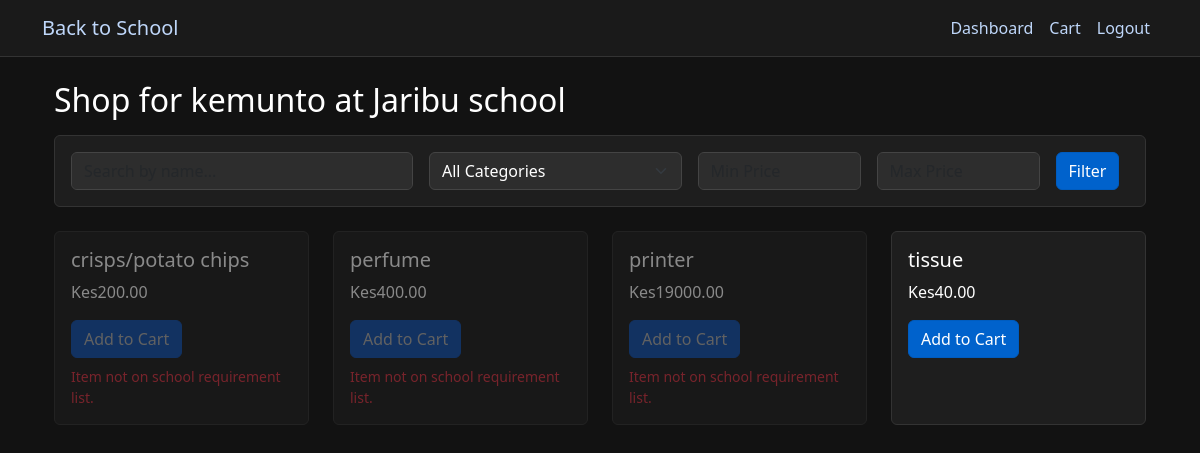
The app's page /shop (signed in) with its own data.
### app.py (models this page shows, shortened)
class User(db.Model):
    id = db.Column(db.Integer, primary_key=True)
    username = db.Column(db.String(80), unique=True, nullable=False)
    email = db.Column(db.String(120), unique=True, nullable=False)
    password_hash = db.Column(db.String(128))
    role = db.Column(db.String(20))  # app_admin, parent, student, school_admin, retailer, donor
    is_approved = db.Column(db.Boolean, default=False)
    created_at = db.Column(db.DateTime, default=datetime.utcnow)
    school_id = db.Column(db.Integer, db.ForeignKey('school.id'))
    school = db.relationship('School', backref='users')
    children = db.relationship(
        'User',
        secondary=parent_student_association,
        primaryjoin=(parent_student_association.c.parent_id == id),
        secondaryjoin=(parent_student_association.c.student_id == id),
        backref=db.backref('parents'),
        lazy='dynamic'
    )

class School(db.Model):
    id = db.Column(db.Integer, primary_key=True)
    name = db.Column(db.String(100), nullable=False)
    address = db.Column(db.String(200))
    is_approved = db.Column(db.Boolean, default=False)
    requirements = db.relationship('SchoolRequirement', backref='school', lazy=True)

class Product(db.Model):
    id = db.Column(db.Integer, primary_key=True)
    retailer_id = db.Column(db.Integer, db.ForeignKey('retailer.id'), nullable=False)
    name = db.Column(db.String(100), nullable=False)
    description = db.Column(db.Text)
    price = db.Column(db.Float, nullable=False)
    original_price = db.Column(db.Float)  # For showing discounts
    quantity = db.Column(db.Integer, default=0)
    category_id = db.Column(db.Integer, db.ForeignKey('product_category.id'), nullable=False)
    category = db.relationship('ProductCategory', backref='products')
    is_featured = db.Column(db.Boolean, default=False)
    created_at = db.Column(db.DateTime, default=datetime.utcnow)
    updated_at = db.Column(db.DateTime, default=datetime.utcnow, onupdate=datetime.utcnow)
    retailer = db.relationship('Retailer', backref='products')

### app.py (the view)
@app.route('/shop')
@login_required
@role_required(['parent', 'student'])
def shop():
    user = db.session.get(User, session['user_id'])
    student = None
    school_id = None
    if user.role == 'parent':
        student_id = session.get('shopping_for_student_id')
        if not student_id:
            flash('Please select which student you are shopping for.', 'info')
            return redirect(url_for('select_student'))
        student = next((child for child in user.children if child.id == int(student_id)), None)
        if not student:
            flash('Selected student not found or not linked to your account.', 'error')
            session.pop('shopping_for_student_id', None)
            session.pop('shopping_for_student_username', None)
            return redirect(url_for('select_student'))
        school_id = student.school_id
    else: # The user is a student
        student = user
        school_id = user.school_id
    if not school_id:
        flash('Could not determine a school. Please ensure the student is enrolled.', 'error')
        return redirect(url_for('dashboard'))
    search_query = request.args.get('search_query', '')
    category_id = request.args.get('category_id', type=int)
    min_price = request.args.get('min_price', type=float)
    max_price = request.args.get('max_price', type=float)
    products_query = Product.query.join(Retailer).filter(
        Retailer.approved_schools.any(id=school_id),
        Product.quantity > 0
    )
    if search_query:
        products_query = products_query.filter(Product.name.ilike(f'%{search_query}%'))
    if category_id:
        products_query = products_query.filter(Product.category_id == category_id)
    if min_price is not None:
        products_query = products_query.filter(Product.price >= min_price)
    if max_price is not None:
        products_query = products_query.filter(Product.price <= max_price)
    products = products_query.order_by(Product.name.asc()).all()
    requirements = SchoolRequirement.query.filter_by(school_id=school_id).all()
    allowed_item_names = {r.item_name.lower() for r in requirements if r.is_allowed}
    is_req_list_enforced = bool(requirements)
    for product in products:
        if is_req_list_enforced:
            product.is_allowed = product.name.lower() in allowed_item_names
        else:
            product.is_allowed = True
    categories = ProductCategory.query.order_by('name').all() # Assuming you have a Category model
    return render_template(
        'shop/index.html',
        products=products,
        student=student,
        categories=categories,
        search_query=search_query,
        category_id=category_id,
        min_price=min_price,
        max_price=max_price
    )

### app.py (called while the page is built)
def login_required(f):
    @wraps(f)
    def decorated_function(*args, **kwargs):
        if 'user_id' not in session:
            flash('Please log in to access this page', 'error')
            return redirect(url_for('login'))
        return f(*args, **kwargs)
    return decorated_function

def role_required(roles):
    def decorator(f):
        @wraps(f)
        def decorated_function(*args, **kwargs):
            if 'user_id' not in session:
                flash('Please log in to access this page', 'error')
                return redirect(url_for('login'))
            if session['role'] not in roles:
                flash('You do not have permission to access this page', 'error')
                return redirect(url_for('dashboard'))
            return f(*args, **kwargs)
        return decorated_function
    return decorator

@app.context_processor
def inject_current_user():
    if 'user_id' in session:
        user = db.session.get(User, session['user_id'])
        return {'current_user': user}
    return {'current_user': None}

@app.context_processor
def inject_cart_item_count():
    if 'user_id' in session and session['role'] in ['parent', 'student']:
        user = db.session.get(User, session['user_id'])
        cart = user.carts[0] if user.carts else None
        if cart and cart.items:
            return {'cart_item_count': len(cart.items)}
    return {'cart_item_count': 0}

### templates/shop/index.html (shortened to what this page needs)
{% extends "base.html" %}
{% block content %}
<div class="container">
<h2 class="mb-3">Shop for {{ student.username }} at {{ student.school.name }}</h2>
    <div class="card mb-4">
        <div class="card-body">
            <form method="GET" action="{{ url_for('shop') }}">
                <div class="row g-3">
                    <div class="col-md-4">
                        <input type="text" name="search_query" class="form-control" placeholder="Search by name..." value="{{ search_query or '' }}">
                    </div>
                    <div class="col-md-3">
                        <select name="category_id" class="form-select">
                            <option value="">All Categories</option>
                        </select>
                    </div>
                    <div class="col-md-2">
                        <input type="number" name="min_price" class="form-control" placeholder="Min Price" value="{{ min_price or '' }}">
                    </div>
                    <div class="col-md-2">
                        <input type="number" name="max_price" class="form-control" placeholder="Max Price" value="{{ max_price or '' }}">
                    </div>
                    <div class="col-md-1">
                        <button type="submit" class="btn btn-primary">Filter</button>
                    </div>
                </div>
            </form>
        </div>
    </div>
    <div class="row">
    {% for product in products %}
    <div class="col">
        <div class="card h-100" {% if not product.is_allowed %} style="opacity: 0.5;" {% endif %}>
            <div class="card-body">
                <h5 class="card-title">{{ product.name }}</h5>
                <p class="card-text">Kes{{ "%.2f"|format(product.price) }}</p>
                <form method="POST" action="{{ url_for('cart') }}">
                    <button type="submit" class="btn btn-primary" {% if not product.is_allowed %} disabled {% endif %}>
                        Add to Cart
                    </button>
                    {% if not product.is_allowed %}
                        <small class="d-block text-danger mt-2">Item not on school requirement list.</small>
                    {% endif %}
                </form>
            </div>
        </div>
    </div>
    {% endfor %}
    </div>
</div>
{% endblock %}

### templates/base.html (shortened to what this page needs)
<!DOCTYPE html>
<html lang="en">
<head>
    <link href="https://cdn.jsdelivr.net/npm/bootstrap@5.3.0/dist/css/bootstrap.min.css" rel="stylesheet">
</head>
<body>
<nav class="navbar navbar-expand-lg navbar-dark">
    <div class="container">
        <a class="navbar-brand" href="{{ url_for('home') }}">Back to School</a>
        <div class="collapse navbar-collapse" id="navbarNav">
            <ul class="navbar-nav ms-auto">
                {% if 'user_id' in session %}
                    <li class="nav-item">
                        <a class="nav-link" href="{{ url_for('dashboard') }}">Dashboard</a>
                    </li>
                    {% if session['role'] in ['parent', 'student'] %}
                    <li class="nav-item">
                        <a class="nav-link" href="{{ url_for('cart') }}">
                            Cart
                        </a>
                    </li>
                    {% endif %}
                    <li class="nav-item">
                        <a class="nav-link" href="{{ url_for('logout') }}">Logout</a>
                    </li>
                {% endif %}
            </ul>
        </div>
    </div>
</nav>
    <div class="container mt-4">
        {% block content %}{% endblock %}
    </div>
</body>
</html>

### templates/base.html (style rules this page uses)
body { background-color: #121212; color: #ffffff; }
h1, h2, h3, h4, h5, h6, span, p { color: #ffffff !important; }
a { color:rgb(191, 215, 250) !important; }
.navbar { background-color: #1a1a1a !important; border-bottom: 1px solid #333; }
.card { background-color: #1e1e1e; border: 1px solid #333; }
.form-control, .form-select { background-color: #2d2d2d; color: #ffffff; border: 1px solid #444; }
.btn-primary { background-color: #0062cc; border-color: #005cbf; }

### records on screen
User: username "kemunto"
School: school.name "Jaribu school"
Product: name "crisps/potato chips", price "200.00", shows "Item not on school requirement list."
Product: name "perfume", price "400.00", shows "Item not on school requirement list."
Product: name "printer", price "19000.00", shows "Item not on school requirement list."
Product: name "tissue", price "40.00"
